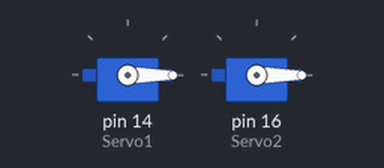
A sketch run on a simulated Arduino Uno, built with avr-gcc and run on an emulated ATmega328P. Parts: 2 × servo.

Above: at 0.1 s.
At 90.1 s:
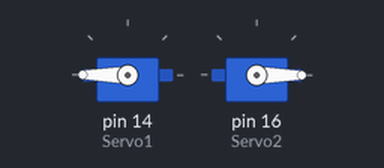
At 91.1 s:
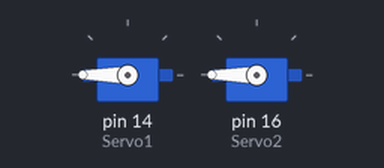
At 101.1 s:
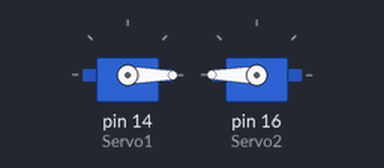
Timing chart, 0 to 103.5 s (numbered marks = the images above):
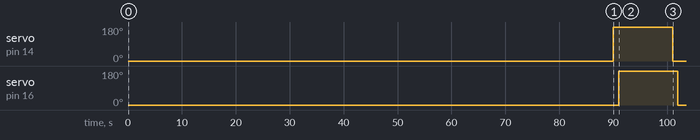

The sketch:

Positional.ino
```cpp
#include <Servo.h>

Servo Servo1;
Servo Servo2;

unsigned long currentTime;
unsigned long delayTime = 90000; //1.5 min
unsigned long previousTime;


void setup() {

  Serial.begin(115200);

  Servo1.attach (14);
  Servo2.attach (16);

  Servo1.write (0);
  Servo2.write (0);

  delay (1000);

}


void loop() {

  currentTime = millis();

  if (currentTime > previousTime + delayTime) {
    Servo1.write (180);
    delay (1000);
    Servo2.write (180);

    delay (10000);


    Servo1.write (0);
    delay (1000);
    Servo2.write (0);
    delay (1000);

    previousTime = currentTime;

  }
}
```

Measured:
- by itself, servo on pin 14 (Servo1): 0° → 180° at 90.0 s, → 0° 11.0 s later
- by itself, servo on pin 16 (Servo2): 0° → 180° at 91.0 s, → 0° 11.0 s later
